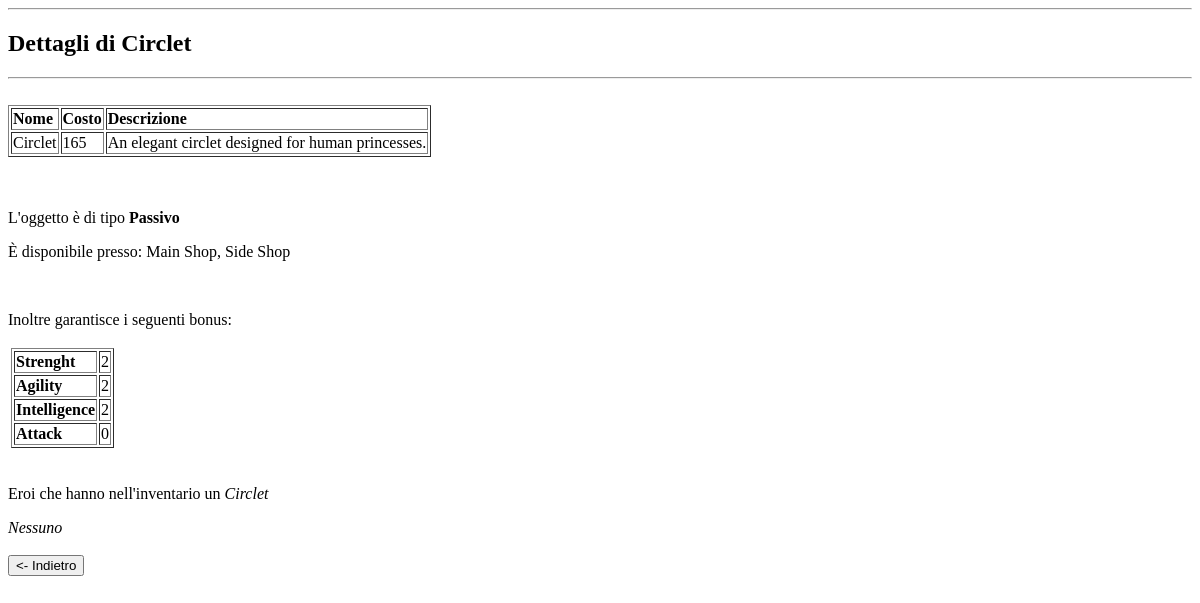
Screenshot of /php/oggetti/dettaglio.php?item_name=Circlet with the database file from the repository.
### tables this page shows
CREATE TABLE Oggetti (
	nome varchar(20) primary key,
	costo  smallint not null,
	descrizione varchar(512),
	tipo varchar(20),

	bonus_str float default 0,
	bonus_agl float default 0,
	bonus_int float default 0,
	bonus_atk float default 0
);

### php/librerie/html_lib.php (the view, shortened to what this page needs)
<?php
function page_start($title,$relcss) {
echo<<<END
<!DOCTYPE html PUBLIC "-//W3C//DTD XHTML 1.0 Strict//EN" "http://www.w3.org/TR/xhtml1/DTD/xhtml1-strict.dtd">
<html xmlns="http://www.w3.org/1999/xhtml"  xml:lang="it" lang="it">
	<head>
		<title>$title</title>
		<link rel="stylesheet" type="text/css" href="$relcss">
	</head>
	<body>
		<hr />
		<h2>$title</h2>
		<hr />
END;
}
function page_end() {
 echo<<<END
	</body>
</html>
END;
}
function br($x=1) {
	for ($i=0; $i<$x; $i++) {
		echo '<br />';
	}
}
function paragraph($str) {
	echo "<p>$str</p>";
}
function formattazione_start() {echo "<table>";}
function formattazione_end() {echo "</table>";}
function riga_start() {echo "<tr>";}
function riga_end() {echo "</tr>";}
function area_start() {echo "<td>";}
function area_end() {echo "</td>";}
function table_start() {echo "<table border=\"1\">";}
function table_heading($arr) {
	echo "<tr>";
	foreach ($arr as $key => $val) {
		echo "<td><b>$key</b></td>";
	}
	echo "</tr>";
}
function table_row($arr) {
	echo "<tr>";
	foreach ($arr as $val) {
		echo "<td>$val</td>";
	}
	echo "</tr>";
}
function tabularize($quey_result) {
	table_start();
	for ($i=0; $i<mysql_num_rows($quey_result) ; $i++) {
		$row=mysql_fetch_assoc($quey_result);
		if ($i==0) table_heading($row);
		table_row($row);
	}
	table_end();
}
function table_end() {echo"</table>";}
?>

### php/librerie/style.css (style rules this page uses)
body { background-image: url("http://www.siwallpaper.com/wp-content/uploads/2015/04/dota_2_logo_desktop_background_wallpaper_12.jpg"); background-size: 100%; }

### rows the page displays
oggetti: nome "Circlet", costo "165", descrizione "An elegant circlet designed for human princesses."

### other values shown
$title "Dettagli di Circlet"
$key "Nome"
$key "Costo"
$key "Descrizione"
$str "L'oggetto è di tipo Passivo È disponibile presso: Main Shop, Side Shop Inoltre garantisce i seguenti bonus: Eroi che hanno nell'inventario un Circlet"
$val "Strenght"
$val "2"
$val "Agility"
$val "Intelligence"
$val "Attack"
$val "0"
